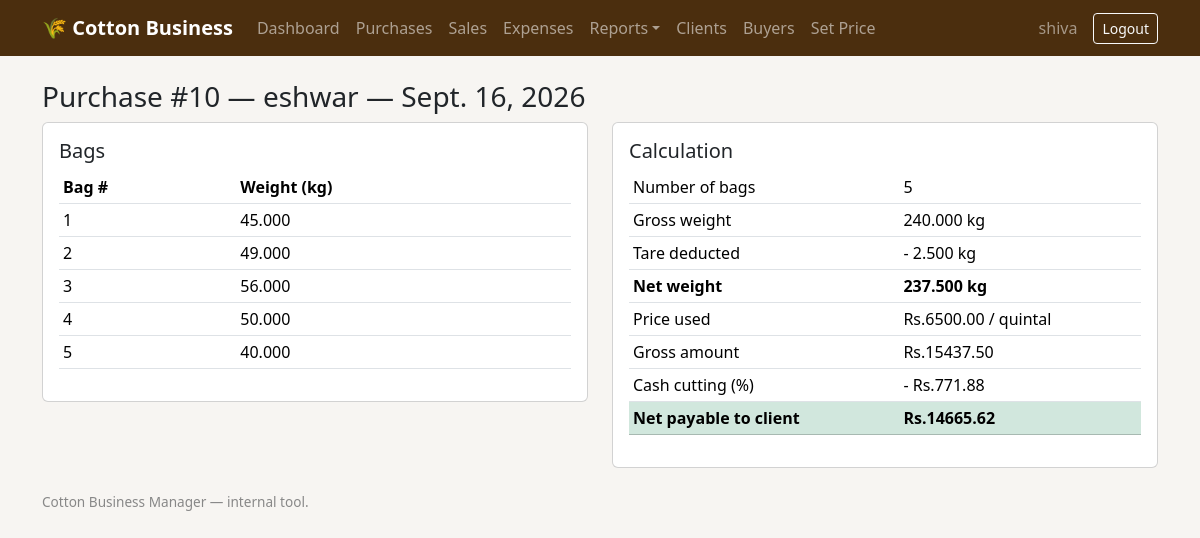
The app's page /purchases/10/ (signed in) with its own data.
### core/models.py (models this page shows, shortened)
class Purchase(models.Model):
    date = models.DateField(default=timezone.now)
    client = models.ForeignKey(Client, on_delete=models.PROTECT, related_name="purchases")
    unit = models.CharField(max_length=3, choices=UNIT_CHOICES, default="QTL")
    live_price = models.ForeignKey(
        LivePrice, on_delete=models.PROTECT, null=True, blank=True,
        help_text="Leave blank to use the manual price below instead.",
    )
    manual_price_per_quintal = models.DecimalField(
        max_digits=10, decimal_places=2, null=True, blank=True,
        help_text="Used only if no live price is selected above.",
    )
    cash_cutting_rule = models.ForeignKey(CashCuttingRule, on_delete=models.PROTECT, null=True, blank=True, help_text="Leave blank if entering a custom rate below.")
    tare_rule = models.ForeignKey(TareRule, on_delete=models.PROTECT, null=True, blank=True, help_text="Leave blank if entering a custom tare below.")
    custom_cash_cutting_rate_percent = models.DecimalField(max_digits=5, decimal_places=2, null=True, blank=True, help_text="Custom cash-cutting % for this purchase only.")
    custom_tare_per_bag_kg = models.DecimalField(max_digits=6, decimal_places=3, null=True, blank=True, help_text="Custom tare (kg per bag) for this purchase only.")
    gross_weight_kg = models.DecimalField(max_digits=10, decimal_places=3, default=0, editable=False)
    num_bags = models.PositiveIntegerField(default=0, editable=False)
    tare_weight_kg = models.DecimalField(max_digits=10, decimal_places=3, default=0, editable=False)
    net_weight_kg = models.DecimalField(max_digits=10, decimal_places=3, default=0, editable=False)
    price_used_per_quintal = models.DecimalField(max_digits=10, decimal_places=2, default=0, editable=False)
    gross_amount = models.DecimalField(max_digits=12, decimal_places=2, default=0, editable=False)
    cash_cutting_amount = models.DecimalField(max_digits=12, decimal_places=2, default=0, editable=False)
    net_payable = models.DecimalField(max_digits=12, decimal_places=2, default=0, editable=False)
    notes = models.TextField(blank=True)
    created_at = models.DateTimeField(auto_now_add=True)
    class Meta:
        ordering = ["-date", "-created_at"]

class Client(models.Model):
    name = models.CharField(max_length=150)
    phone = models.CharField(max_length=20, blank=True)
    address = models.TextField(blank=True)
    created_at = models.DateTimeField(auto_now_add=True)
    class Meta:
        ordering = ["name"]
    def __str__(self):
        return self.name

class PurchaseBag(models.Model):
    purchase = models.ForeignKey(Purchase, on_delete=models.CASCADE, related_name="bags")
    bag_number = models.PositiveIntegerField()
    weight_kg = models.DecimalField(max_digits=8, decimal_places=3)
    class Meta:
        ordering = ["bag_number"]
        unique_together = ("purchase", "bag_number")

### core/views.py (the view)
# urls.py: path("purchases/<int:pk>/", views.purchase_detail, name="purchase_detail"),
@login_required
def purchase_detail(request, pk):
    purchase = get_object_or_404(Purchase.objects.select_related("client", "live_price"), pk=pk)
    return render(request, "core/purchase_detail.html", {"purchase": purchase})

### core/templates/core/purchase_detail.html (shortened to what this page needs)
{% extends "core/base.html" %}
{% block content %}
<h3>Purchase #{{ purchase.pk }} — {{ purchase.client }} — {{ purchase.date }}</h3>
<div class="row">
  <div class="col-md-6">
    <div class="card p-3 mb-3">
      <h5>Bags</h5>
      <table class="table table-sm">
        <thead><tr><th>Bag #</th><th>Weight (kg)</th></tr></thead>
        <tbody>
        {% for bag in purchase.bags.all %}
          <tr><td>{{ bag.bag_number }}</td><td>{{ bag.weight_kg }}</td></tr>
        {% endfor %}
        </tbody>
      </table>
    </div>
  </div>
  <div class="col-md-6">
    <div class="card p-3">
      <h5>Calculation</h5>
      <table class="table table-sm">
        <tr><td>Number of bags</td><td>{{ purchase.num_bags }}</td></tr>
        <tr><td>Gross weight</td><td>{{ purchase.gross_weight_kg }} kg</td></tr>
        <tr><td>Tare deducted</td><td>- {{ purchase.tare_weight_kg }} kg</td></tr>
        <tr><td><strong>Net weight</strong></td><td><strong>{{ purchase.net_weight_kg }} kg</strong></td></tr>
        <tr><td>Price used</td><td>Rs.{{ purchase.price_used_per_quintal }} / quintal</td></tr>
        <tr><td>Gross amount</td><td>Rs.{{ purchase.gross_amount }}</td></tr>
        <tr><td>Cash cutting ({{ purchase.cash_cutting_rule.rate_percent }}%)</td><td>- Rs.{{ purchase.cash_cutting_amount }}</td></tr>
        <tr class="table-success"><td><strong>Net payable to client</strong></td><td><strong>Rs.{{ purchase.net_payable }}</strong></td></tr>
      </table>
    </div>
  </div>
</div>
{% endblock %}

### core/templates/core/base.html (shortened to what this page needs)
<!DOCTYPE html>
<html lang="en">
<head>
<link href="https://cdn.jsdelivr.net/npm/bootstrap@5.3.3/dist/css/bootstrap.min.css" rel="stylesheet">
</head>
<body>
{% if user.is_authenticated %}
<nav class="navbar navbar-expand-lg navbar-dark" style="background:#4b2e0e;">
  <div class="container">
    <a class="navbar-brand" href="{% url 'core:dashboard' %}">🌾 Cotton Business</a>
    <div class="collapse navbar-collapse" id="nav">
      <ul class="navbar-nav me-auto">
        <li class="nav-item"><a class="nav-link" href="{% url 'core:dashboard' %}">Dashboard</a></li>
        <li class="nav-item"><a class="nav-link" href="{% url 'core:purchase_list' %}">Purchases</a></li>
        <li class="nav-item"><a class="nav-link" href="{% url 'core:sale_list' %}">Sales</a></li>
        <li class="nav-item"><a class="nav-link" href="{% url 'core:expense_list' %}">Expenses</a></li>
        <li class="nav-item dropdown">
          <a class="nav-link dropdown-toggle" href="#" role="button" data-bs-toggle="dropdown">Reports</a>
        </li>
        <li class="nav-item"><a class="nav-link" href="{% url 'core:client_list' %}">Clients</a></li>
        <li class="nav-item"><a class="nav-link" href="{% url 'core:buyer_list' %}">Buyers</a></li>
        <li class="nav-item"><a class="nav-link" href="{% url 'core:set_today_price' %}">Set Price</a></li>
      </ul>
      <span class="navbar-text me-3 text-white-50">{{ user.username }}</span>
      <form action="{% url 'logout' %}" method="post" class="d-inline"> {% csrf_token %} <button type="submit" class="btn btn-outline-light btn-sm">Logout</button> </form>
    </div>
  </div>
</nav>
{% endif %}
<div class="container py-4">
  {% block content %}{% endblock %}
</div>
<div class="container pb-4">
  <footer>Cotton Business Manager — internal tool.</footer>
</div>
</body>
</html>

### core/templates/core/base.html (style rules this page uses)
body { background:#f7f5f2; }
.navbar-brand { font-weight: 600; }
footer { color:#888; font-size: .85rem; }

### records on screen
Purchase: pk "10", client "eshwar", date "Sept. 16, 2026", num_bags "5", gross_weight_kg "240.000", tare_weight_kg "2.500", net_weight_kg "237.500", price_used_per_quintal "6500.00", gross_amount "15437.50", cash_cutting_amount "771.88", net_payable "14665.62"
PurchaseBag: bag_number "1", weight_kg "45.000"
PurchaseBag: bag_number "2", weight_kg "49.000"
PurchaseBag: bag_number "3", weight_kg "56.000"
PurchaseBag: bag_number "4", weight_kg "50.000"
PurchaseBag: bag_number "5", weight_kg "40.000"

### other values on screen
{{ user.username }} "shiva"
